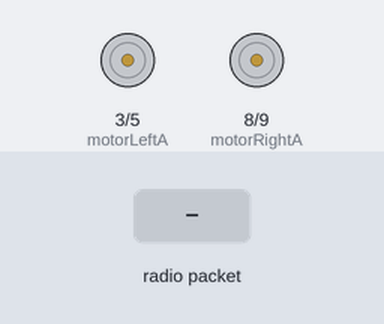
Simulated run of this sketch. Board: Arduino Uno, built with avr-gcc and run on an emulated ATmega328P. Parts: motor-driver pin pairs drawn as motors (green arrow = first pin HIGH = forward, orange = second pin HIGH = backward, longer = more drive). The test bench sets the inputs (shaded band). No radio packets arrive unless stated.

Above: at 1.2 s.
1.3 s: radio packet "1" arrives
At 2.1 s:
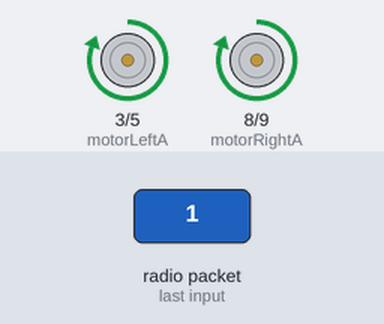
2.8 s: radio packet "2" arrives
At 3.3 s:
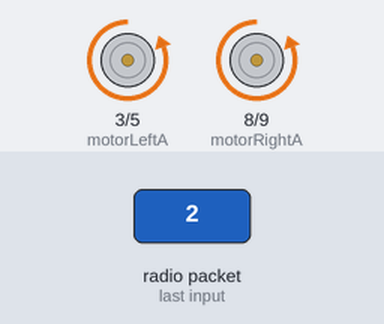
4.3 s: radio packet "3" arrives
At 5.5 s:
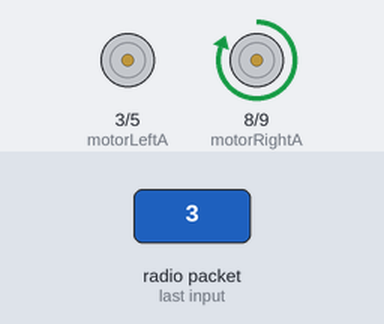
5.8 s: radio packet "4" arrives
At 6.8 s:
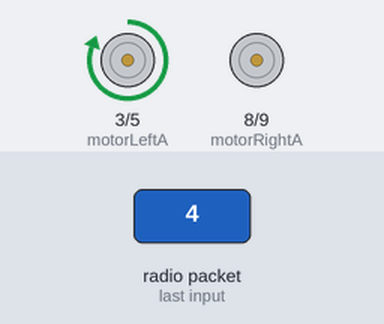
7.3 s: radio packet "0" arrives
At 7.9 s:
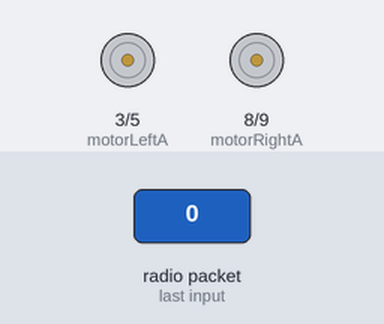
Timing chart, 0 to 9.8 s (numbered marks = the images above; inputs shaded):
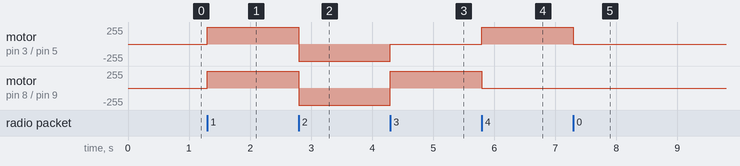

The sketch:

RX.ino
```cpp
//RECEIVER

#include<VirtualWire.h>

const int motorLeftA = 3;
const int motorLeftB = 5;
const int motorRightA = 8;
const int motorRightB = 9;

void setup()
{
  vw_set_ptt_inverted(true);
  vw_set_rx_pin(7);
  vw_setup(4000);
  vw_rx_start();

  pinMode(motorLeftA,OUTPUT);
  pinMode(motorLeftB,OUTPUT);
  pinMode(motorRightA,OUTPUT);
  pinMode(motorRightB,OUTPUT);

  digitalWrite(motorLeftA,LOW);
  digitalWrite(motorLeftB,LOW);
  digitalWrite(motorRightA,LOW);
  digitalWrite(motorRightB,LOW);
}

void loop()
{
  uint8_t buflen = VW_MAX_MESSAGE_LEN;
  uint8_t buf[VW_MAX_MESSAGE_LEN];

  if(vw_get_message(buf,&buflen))
  {
     for(int i = 0;i < buflen; i++){
       if(buf[i] == '1')
       {
         forward();   //forward
       }
       if(buf[i] == '2')
       {
         reverse();  //reverse
       }
       if(buf[i] == '3')
       {
         right();   //right
       }
       if(buf[i] == '4')
       {
         left();  //left
       }
       if(buf[i] == '0')
       {
         brake();  //left
       }
   }
 }
}

void forward()
{
  digitalWrite(motorLeftA,HIGH);
  digitalWrite(motorLeftB,LOW);
  digitalWrite(motorRightA,HIGH);
  digitalWrite(motorRightB,LOW);
}
void left()
{
  digitalWrite(motorLeftA,HIGH);
  digitalWrite(motorLeftB,LOW);
  digitalWrite(motorRightA,LOW);
  digitalWrite(motorRightB,LOW);
}
void right()
{
  digitalWrite(motorLeftA,LOW);
  digitalWrite(motorLeftB,LOW);
  digitalWrite(motorRightA,HIGH);
  digitalWrite(motorRightB,LOW);
}
void reverse()
{
  digitalWrite(motorLeftA,LOW);
  digitalWrite(motorLeftB,HIGH);
  digitalWrite(motorRightA,LOW);
  digitalWrite(motorRightB,HIGH);
}
void brake()
{
  digitalWrite(motorLeftA,LOW);
  digitalWrite(motorLeftB,LOW);
  digitalWrite(motorRightA,LOW);
  digitalWrite(motorRightB,LOW);
}
```

Measured:
- after the input at 1.3 s, motor on pin 3 (motorLeftA) / pin 5 (motorLeftB), motor on pin 8 (motorRightA) / pin 9 (motorRightB): stopped → forward 255/255 at once
- after the input at 2.8 s, motor on pin 3 (motorLeftA) / pin 5 (motorLeftB), motor on pin 8 (motorRightA) / pin 9 (motorRightB): forward 255/255 → backward 255/255 at once
- after the input at 4.3 s, motor on pin 3 (motorLeftA) / pin 5 (motorLeftB): backward 255/255 → stopped at once; motor on pin 8 (motorRightA) / pin 9 (motorRightB): backward 255/255 → forward 255/255 at once
- after the input at 5.8 s, motor on pin 3 (motorLeftA) / pin 5 (motorLeftB): stopped → forward 255/255 at once; motor on pin 8 (motorRightA) / pin 9 (motorRightB): forward 255/255 → stopped at once
- after the input at 7.3 s, motor on pin 3 (motorLeftA) / pin 5 (motorLeftB): forward 255/255 → stopped at once
